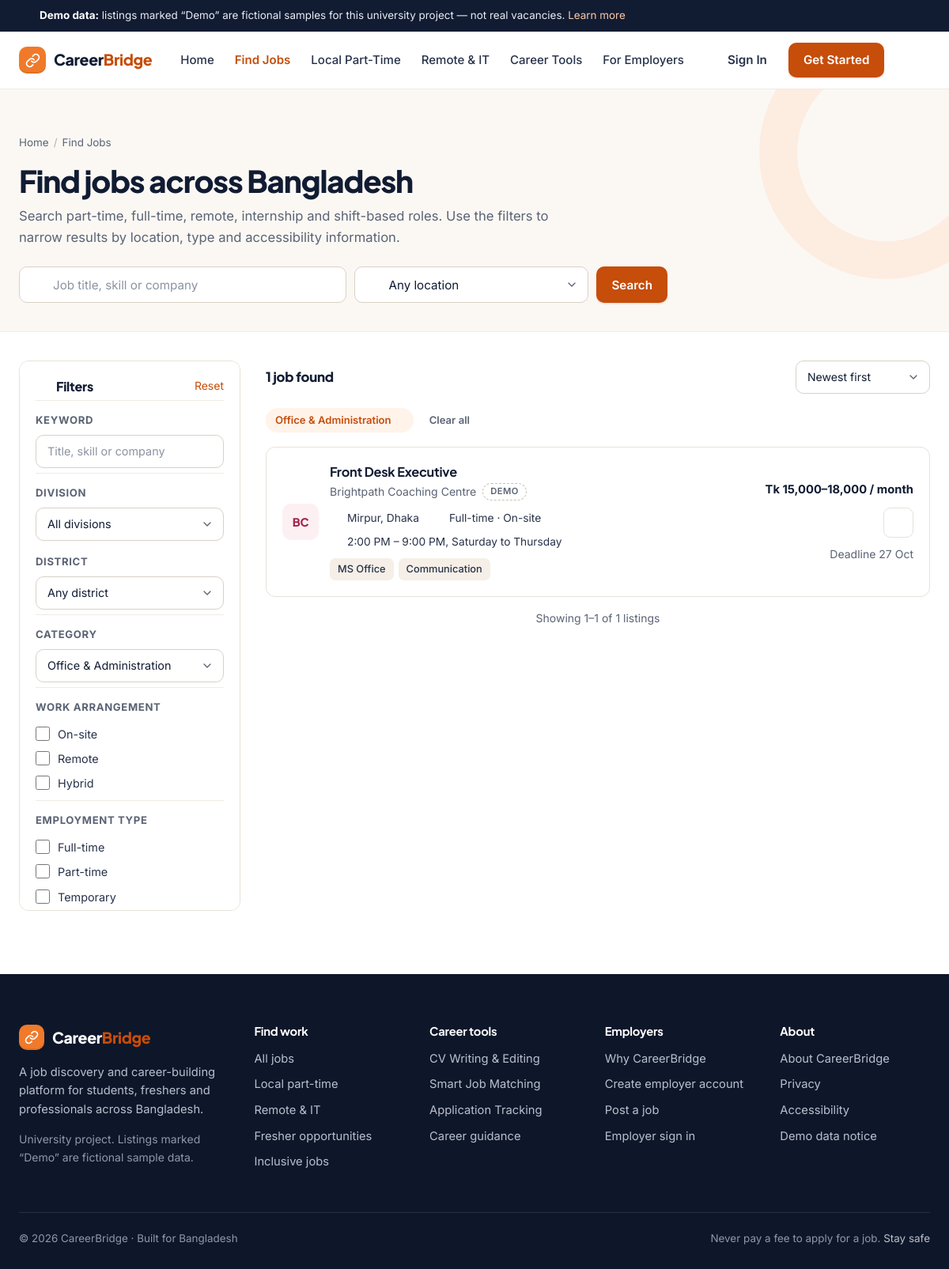
The page /jobs.php?category=office-admin on the database its author committed.
### tables this page shows
CREATE TABLE jobs (
  id                 INT UNSIGNED AUTO_INCREMENT PRIMARY KEY,
  company_id         INT UNSIGNED NOT NULL,
  category_id        INT UNSIGNED NOT NULL,
  title              VARCHAR(150) NOT NULL,
  description        TEXT NOT NULL,
  responsibilities   TEXT NULL,
  requirements       TEXT NULL,
  how_to_apply       TEXT NULL,
  employment_type    ENUM('full_time','part_time','temporary','shift','internship','contract') NOT NULL,
  work_arrangement   ENUM('onsite','remote','hybrid') NOT NULL DEFAULT 'onsite',
  experience_level   ENUM('fresher','junior','mid','senior') NOT NULL DEFAULT 'fresher',
  education_level    TINYINT UNSIGNED NOT NULL DEFAULT 0,
  division           VARCHAR(40) NULL,
  district           VARCHAR(40) NULL,
  area               VARCHAR(80) NULL,
  salary_min         INT UNSIGNED NULL,
  salary_max         INT UNSIGNED NULL,
  salary_period      ENUM('month','hour','day','shift','project') NOT NULL DEFAULT 'month',
  working_hours      VARCHAR(120) NULL,
  shift              ENUM('morning','day','evening','night','weekend','flexible') NULL,
  vacancies          SMALLINT UNSIGNED NOT NULL DEFAULT 1,
  required_skills    VARCHAR(500) NULL,
  preferred_skills   VARCHAR(500) NULL,
  deadline           DATE NULL,
  status             ENUM('draft','published','closed') NOT NULL DEFAULT 'draft',
  acc_step_free      TINYINT(1) NOT NULL DEFAULT 0,
  acc_lift           TINYINT(1) NOT NULL DEFAULT 0,
  acc_toilet         TINYINT(1) NOT NULL DEFAULT 0,
  acc_flexible_hours TINYINT(1) NOT NULL DEFAULT 0,
  acc_remote_option  TINYINT(1) NOT NULL DEFAULT 0,
  acc_interview      TINYINT(1) NOT NULL DEFAULT 0,
  acc_notes          TEXT NULL,
  is_featured        TINYINT(1) NOT NULL DEFAULT 0,
  is_demo            TINYINT(1) NOT NULL DEFAULT 0,
  views              INT UNSIGNED NOT NULL DEFAULT 0,
  created_at         DATETIME NOT NULL DEFAULT CURRENT_TIMESTAMP,
  updated_at         DATETIME NOT NULL DEFAULT CURRENT_TIMESTAMP ON UPDATE CURRENT_TIMESTAMP,
  KEY idx_jobs_status_deadline (status, deadline),
  KEY idx_jobs_company (company_id),
  KEY idx_jobs_category (category_id),
  KEY idx_jobs_location (division, district),
  KEY idx_jobs_type (employment_type, work_arrangement),
  KEY idx_jobs_created (created_at),
  CONSTRAINT fk_job_company  FOREIGN KEY (company_id)  REFERENCES companies(id) ON DELETE CASCADE,
  CONSTRAINT fk_job_category FOREIGN KEY (category_id) REFERENCES categories(id)
);

CREATE TABLE companies (
  id          INT UNSIGNED AUTO_INCREMENT PRIMARY KEY,
  user_id     INT UNSIGNED NOT NULL,
  name        VARCHAR(150) NOT NULL,
  industry    VARCHAR(100) NULL,
  size        VARCHAR(40) NULL,
  division    VARCHAR(40) NULL,
  district    VARCHAR(40) NULL,
  address     VARCHAR(255) NULL,
  website     VARCHAR(255) NULL,
  phone       VARCHAR(30) NULL,
  description TEXT NULL,
  is_demo     TINYINT(1) NOT NULL DEFAULT 0,
  created_at  DATETIME NOT NULL DEFAULT CURRENT_TIMESTAMP,
  UNIQUE KEY uq_company_user (user_id),
  CONSTRAINT fk_company_user FOREIGN KEY (user_id) REFERENCES users(id) ON DELETE CASCADE
);

### includes/partials/listing.php (the view, shortened to what the rows shown need)
<div class="container listing">
  <form class="filters" method="get" action="" data-filters aria-labelledby="filters-title">
    <div class="filters-head">
      <h2 id="filters-title"><?= icon('filter', '', 18) ?> Filters</h2>
    </div>
  </form>
  <section aria-labelledby="results-title">
    <div class="results-bar">
      <h2 id="results-title" aria-live="polite"><?= $result['total'] ?> <?= $result['total'] === 1 ? 'job' : 'jobs' ?> found</h2>
    </div>
    <?php if ($result['items']): ?>
      <div class="job-list">
        <?php foreach ($result['items'] as $job) echo job_card($job, 'row'); ?>
      </div>
    <?php endif; ?>
  </section>
</div>

### includes/icons.php (shortened to what the rows shown need)
<?php
function icon(string $name, string $class = '', int $size = 20): string
{
    static $p = null;
    $paths = $p[$name] ?? $p['info'];
    $cls = trim('icon ' . $class);
    return '<svg class="' . e($cls) . '" width="' . $size . '" height="' . $size . '" viewBox="0 0 24 24" fill="none" stroke="currentColor" stroke-width="1.8" stroke-linecap="round" stroke-linejoin="round" aria-hidden="true" focusable="false">' . $paths . '</svg>';
}

### includes/ui.php (shortened to what the rows shown need)
<?php
function save_button(array $job, string $class = ''): string
{
    $u = current_user();
    $id = (int) $job['id'];
    if (!$u) {
        $next = urlencode(url('job.php?id=' . $id));
        return '<a class="save-btn ' . e($class) . '" href="' . e(url('login.php?next=' . $next)) . '" aria-label="Sign in to save ' . e($job['title']) . '" title="Sign in to save">' . icon('bookmark', '', 18) . '</a>';
    }
    $saved = in_array($id, saved_job_ids(), true);
    return '<form class="save-form" method="post" action="' . e(url('api/save-job.php')) . '" data-save-form>'
        . csrf_field()
        . '<input type="hidden" name="job_id" value="' . $id . '">'
        . '<input type="hidden" name="return" value="' . e($_SERVER['REQUEST_URI'] ?? '') . '">'
        . '<button type="submit" class="save-btn ' . ($saved ? 'saved ' : '') . e($class) . '" aria-pressed="' . ($saved ? 'true' : 'false') . '" aria-label="' . ($saved ? 'Remove from saved jobs: ' : 'Save job: ') . e($job['title']) . '" title="' . ($saved ? 'Saved' : 'Save job') . '">'
        . icon('bookmark', '', 18) . '</button></form>';
}
function job_card(array $job, string $variant = 'grid', ?array $match = null): string
{
    $types = employment_types();
    $arr = work_arrangements();
    $id = (int) $job['id'];
    $skills = array_slice(skills_list($job['required_skills']), 0, 4);
    $left = days_left($job['deadline'] ?? null);
    ob_start(); ?>
    <article class="job-card <?= $variant === 'row' ? 'job-row' : '' ?>">
      <?php if ($variant === 'row'): ?>
        <span class="logo-tile <?= logo_tone((int) $job['company_id']) ?>" aria-hidden="true"><?= e(initials($job['company_name'])) ?></span>
        <div class="job-card-body">
          <div class="job-card-title">
            <h3><a href="<?= e(url('job.php?id=' . $id)) ?>"><?= e($job['title']) ?></a></h3>
            <div class="company"><?= e($job['company_name']) ?><?php if ($job['is_demo']): ?> <span class="badge badge-demo">Demo</span><?php endif; ?></div>
          </div>
          <div class="job-meta">
            <span><?= icon('pin', '', 16) ?><?= e(format_location($job)) ?></span>
            <span><?= icon('briefcase', '', 16) ?><?= e($types[$job['employment_type']]) ?> · <?= e($arr[$job['work_arrangement']]) ?></span>
            <?php if (!empty($job['working_hours'])): ?><span><?= icon('clock', '', 16) ?><?= e($job['working_hours']) ?></span><?php endif; ?>
          </div>
          <?php if ($skills): ?><div class="chips"><?php foreach ($skills as $s): ?><span class="chip"><?= e($s) ?></span><?php endforeach; ?></div><?php endif; ?>
        </div>
        <div class="job-card-side">
          <span class="salary"><?= e(format_salary($job)) ?></span>
          <div class="flex items-center gap-2 z">
            <?= save_button($job) ?>
          </div>
          <span class="small muted"><?= $left !== null ? ($left <= 3 ? '<span class="deadline-soon">' . ($left === 0 ? 'Closes today' : "Closes in $left days") . '</span>' : 'Deadline ' . e(format_date($job['deadline'], 'j M'))) : e(time_ago($job['created_at'])) ?></span>
        </div>
      <?php endif; ?>
    </article>
    <?php
    return (string) ob_get_clean();
}

### rows shown on the page
jobs: company.name "BC", title "Front Desk Executive", company.name "Brightpath Coaching Centre", is_demo "DEMO", $size 16 (drawn), format_location($job) "Mirpur, Dhaka", employment_type "Full-time", work_arrangement "On-site", working_hours "2:00 PM – 9:00 PM, Saturday to Thursday", required_skills "MS Office", required_skills "Communication", format_salary($job) "Tk 15,000–18,000 / month", deadline "27 Oct"

### other values the page prints
$label "Home"
$label "Find Jobs"
$label "Local Part-Time"
$label "Remote & IT"
$label "Career Tools"
$label "For Employers"
$label "On-site"
$label "Remote"
$label "Hybrid"
$label "Full-time"
$label "Part-time"
$label "Temporary"
$result['total'] "1"
$label "Office & Administration"
min($result['total'], $result['page'] * JOBS_PER_PAGE) "1"
